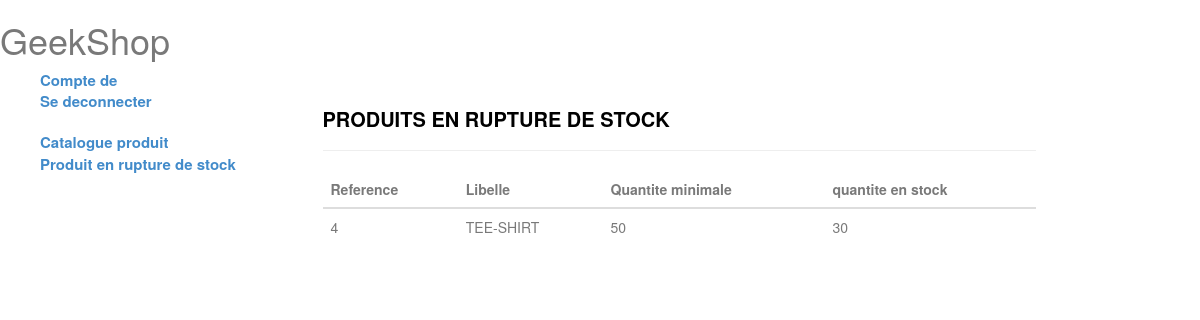
Screenshot of /vue/page_produit_rupture_stock.php with the database file from the repository.
### tables this page shows
CREATE TABLE `produit` (
  `reference` int(11) NOT NULL,
  `libelle` varchar(255) NOT NULL,
  `quantite_minimale` int(11) NOT NULL,
  `quantite_en_stock` int(11) NOT NULL
);

### modele/connexion.php (called while the page is built, shortened)
<?php
$req_select_all_produit_rupture = 'SELECT * FROM produit WHERE quantite_en_stock < quantite_minimale';

### vue/table_produit_rupture.php (the view, shortened to what this page needs)
<div class="col-md-10 jnt-pad-top">
  <div class="content-panel">
    <h4 class="jnt-h4"> PRODUITS EN RUPTURE DE STOCK</h4>
    <hr>
    <table class="table">
      <thead>
        <tr>
          <th>Reference</th>
          <th>Libelle</th>
          <th>Quantite minimale</th>
          <th>quantite en stock</th>
        </tr>
      </thead>
      <tbody>
        <?php
        while ($row = $select_all_produit_rupture->fetch()) {
          echo "<tr>";
          echo "<td>$row[reference]</td>";
          echo "<td>$row[libelle]</td>";
          echo "<td>$row[quantite_minimale]</td>";
          echo "<td>$row[quantite_en_stock]</td>";
          echo "</tr>";
        }
        ?>
      </tbody>
    </table>
  </div>
</div>

### css/style.css (style rules this page uses)
body { color: #797979; }
.jnt-h4 { color: black; font-weight: 700; font-size: 20px; }
.jnt-pad-top { padding-top: 2em; }

### rows the page displays
produit: reference "4", libelle "TEE-SHIRT", quantite_minimale "50", quantite_en_stock "30"
